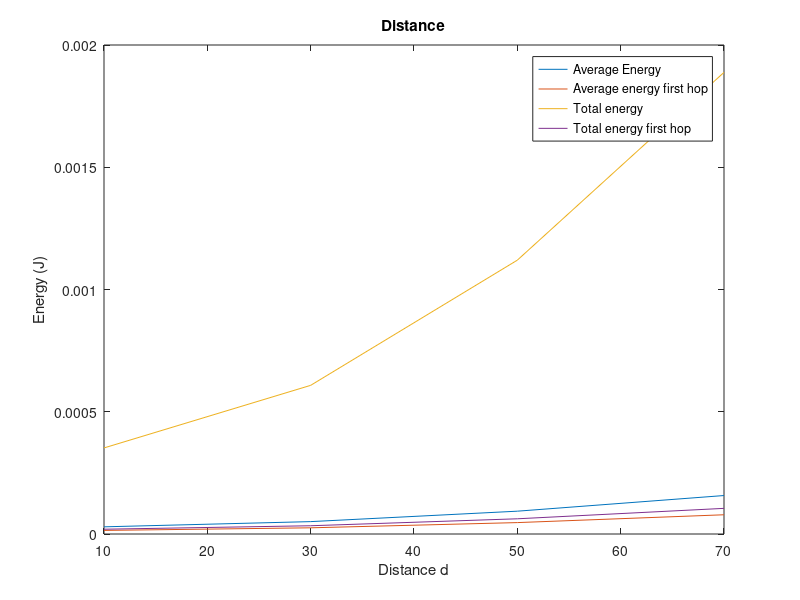

The MATLAB source for this figure:
% row -> hops, columns -> distance
dis = [10,30,50,70];
num_hops = 4;
num_nodes = 4;

Eelec = 50*1e-9;
Eda = 0; %5*1e-9;
Eamp = 100*1e-12;
k = 25*8;

trans_energy = zeros(3,4);
rec_energy = zeros(3,4);
tot_energy = zeros(3,4);

toenk = zeros(4,3,4);

average_energy_k = zeros(4,1);
average_energy_first_hop_k = zeros(4,1);
tot_energy_k = zeros(4,1);
tot_energy_fh_k = zeros(4,1);

for ck = 1:4
    k = 25*8;
    d = dis(ck);
    for hops = num_hops:-1:2
        for nodes = 1:num_nodes
            trans_energy(hops,nodes) = k*(Eelec+Eda+Eamp*d^2); % Etx(k,d)
            rec_energy(hops,nodes) = Eelec*k;
            tot_energy(hops, nodes) = trans_energy(hops,nodes) + rec_energy(hops,nodes);
            toenk(ck,hops,nodes) = tot_energy(hops, nodes);
        end
        k = k*(5-hops);
    end
average_energy_k(ck) = sum(sum(tot_energy))/((num_hops-1)*num_nodes);
average_energy_first_hop_k(ck) = sum(sum(tot_energy(2,:)))/(3*num_nodes);
disp('Average energy: ');
disp(average_energy_k(ck));
disp('Average energy first hop: ');
disp(average_energy_first_hop_k(ck));
disp('Total energy: ');
tot_energy_k(ck) = sum(sum(tot_energy));
disp(tot_energy_k(ck));
tot_energy_fh_k(ck) = sum(sum(tot_energy(2,:)))/3;
disp('Total energy first hop: ');
disp(tot_energy_fh_k(ck));
end



plot(dis,average_energy_k);
hold on,
plot(dis,average_energy_first_hop_k);
hold on,
plot(dis,tot_energy_k);
hold on,
plot(dis,tot_energy_fh_k*(1/3));
xlabel('Distance d');
ylabel('Energy (J)');
title('Distance');
legend('Average Energy','Average energy first hop','Total energy', 'Total energy first hop');
